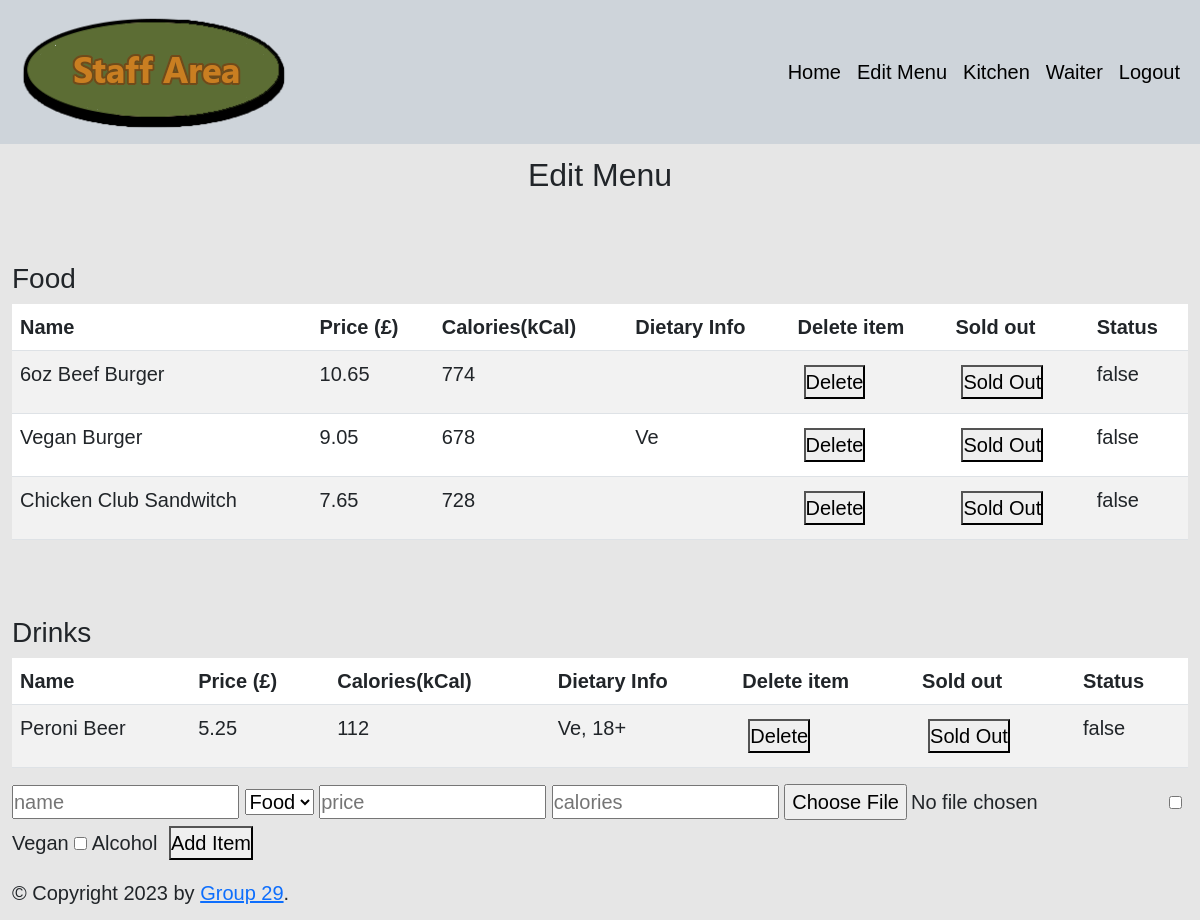
The page /edit-menu/ (signed in) on the database its author committed.
### app/models.py (models this page shows)
class Menu(db.Model):
    id = db.Column(db.Integer, primary_key=True)
    name = db.Column(db.String(120), nullable=False)
    type = db.Column(db.String(80), nullable=False)
    price = db.Column(db.Integer, nullable=False)
    cals = db.Column(db.String(5), nullable=False)
    diet = db.Column(db.String(10))
    soldout = db.Column(db.String(10), nullable=False)
    image = db.Column(db.String(100))
    ingredients = db.Column(db.String(120))

### app/edit_menu.py (the view)
@edit_menu.route('/edit-menu/')
@login_required
def editmenu():
    foods = Menu.query.filter_by(type='food')
    drinks = Menu.query.filter_by(type='drink')
    return render_template('edit-menu.html', foods=foods, drinks=drinks)

### app/login.py (called while the page is built)
@login_manager.user_loader
def load_user(user_id):
    return Admin_User.query.get(int(user_id))

### templates/edit-menu.html (shortened to what this page needs)
{% extends "base-admin.html" %}
{% block content %}
<div class="container text-center">
    <h2>Edit Menu</h2>
</div>
<table class="table table-striped">
  <thead>
    <tr>
      <th scope="col">Name</th>
      <th scope="col">Price (£)</th>
      <th scope="col">Calories(kCal)</th>
      <th scope="col">Dietary Info</th>
      <th scope="col">Delete item</th>
      <th scope="col">Sold out</th>
      <th scope="col">Status</th>
    </tr>
        <br><br><h3>Food</h3>
  </thead>
<div class="item">
    <tbody>
        {% for food in foods %}
            <tr>
                <td>{{ food.name }}</td>
                <td>{{ food.price }}</td>
                <td>{{ food.cals }}</td>
                <td>{{ food.diet }}</td>
                <form action = '/edit-menu/delete/{{food.id}}/' method = 'POST'>
                    <td>
                    <button type="submit">Delete</button>
                    </td>
                </form>
                <form action = '/edit-menu/soldout/{{food.id}}/' method='POST'>
                    <td>
                        <button type="submit">Sold Out</button>
                    </td>
                </form>
                <td>{{ food.soldout }}</td>
            </tr>
        {% endfor %}
    </tbody>
</table>
<table class="table table-striped">
    <thead>
        <tr>
          <th scope="col">Name</th>
          <th scope="col">Price (£)</th>
          <th scope="col">Calories(kCal)</th>
          <th scope="col">Dietary Info</th>
          <th scope="col">Delete item</th>
          <th scope="col">Sold out</th>
          <th scope="col">Status</th>
        </tr>
            <br><br><h3>Drinks</h3>
      </thead>
    <div class="item">
        <tbody>
            {% for drink in drinks %}
                <tr>
                    <td>{{ drink.name }}</td>
                    <td>{{ drink.price }}</td>
                    <td>{{ drink.cals }}</td>
                    <td>{{ drink.diet }}</td>
                    <form action = '/edit-menu/delete/{{drink.id}}/' method = 'POST'>
                        <td>
                            <button type="submit">Delete</button>
                        </td>
                    </form>
                    <form action = '/edit-menu/soldout/{{drink.id}}/' method='POST'>
                        <td>
                            <button type="submit">Sold Out</button>
                        </td>
                    </form>
                    <td>{{ drink.soldout }}</td>
                </tr>
        {% endfor %}
        </tbody>
    </div>
</table>
<form action="/edit-menu/add/" method="post" enctype="multipart/form-data">
    <input type="text" name="item_name" id="item_name" placeholder="name">
    <select name="type" id="type">
        <option value="food">Food</option>
      </select>
    <input type="text" name="price" id="price" placeholder="price">
    <input type="text" name="calories" id="calories" placeholder="calories">
    <input type="file" name="image">
    <input type="checkbox" name="vegan" id="vegan"> Vegan</input>
    <input type="checkbox" name="alcohol" id="alcohol"> Alcohol</input>
    <button id="order_button">Add Item</button>
</form>
{% endblock %}

### templates/base-admin.html (shortened to what this page needs)
<!DOCTYPE html PUBLIC "-//W3C//DTD XHTML 1.0 Strict//EN" "http://www.w3.org/TR/xhtml1/DTD/xhtml1-strict.dtd">
<html xmlns="http://www.w3.org/1999/xhtml">
<head>
  <link href="https://cdn.jsdelivr.net/npm/bootstrap@5.3.0-alpha1/dist/css/bootstrap.min.css" rel="stylesheet">
  <link rel="stylesheet" href="{{url_for('static', filename='style-admin.css')}}">
</head>
<body>
<nav class="navbar navbar-expand-lg bg-dark-subtle" >
    <div class="container-fluid" >
      <a class="navbar-brand" href="/">
          <img src="{{url_for('static', filename='logo-admin.png')}}" alt="Oaxaca">
      </a>
        <ul class="navbar-nav">
            <li class="nav-item">
                <a class="nav-item nav-link active" href="/">Home</a>
            </li>
            <li class="nav-item">
                <a class="nav-item nav-link active" href="/edit-menu">Edit Menu</a>
            </li>
            <li class="nav-item">
                <a class="nav-item nav-link active" href="/status-kitchen">Kitchen</a>
            </li>
            <li class="nav-item">
                <a class="nav-item nav-link active" href="/status-waiter">Waiter</a>
            </li>
            <li class="nav-item">
                <a class="nav-item nav-link active" href="/logout" class="text-danger" >Logout</a>
            </li>
        </ul>
  </div>
</nav>
  <div id="content">
    {% block content %}{% endblock %}
  </div>
  <div id="footer">
    <footer>
      {% block footer %}
      &copy; Copyright 2023 by <a href="/about">Group 29</a>.
      {% endblock %}
    </footer>
  </div>
</body>

### static/style-admin.css (style rules this page uses)
* { margin: 0; padding: 0; list-style: none; text-decoration: none; }
body { background-color:#e6e6e6; font-family: 'Gill Sans', 'Gill Sans MT', Calibri, 'Trebuchet MS', sans-serif; font-size: 20px; }
button { margin: 6px; }
#content { margin: 12px; }
footer { margin: 12px; min-width: 50px; }

### rows shown on the page
Menu: name "6oz Beef Burger", price "10.65", cals "774", soldout "false"
Menu: name "Vegan Burger", price "9.05", cals "678", diet "Ve", soldout "false"
Menu: name "Chicken Club Sandwitch", price "7.65", cals "728", soldout "false"
Menu: name "Peroni Beer", price "5.25", cals "112", diet "Ve, 18+", soldout "false"
